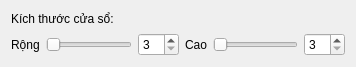
<ui version="4.0">
 <class>AveragingWidget</class>
 <widget class="QWidget" name="AveragingWidget">
  <property name="geometry">
   <rect>
    <x>0</x>
    <y>0</y>
    <width>356</width>
    <height>67</height>
   </rect>
  </property>
  <property name="windowTitle">
   <string>AveragingWidget</string>
  </property>
  <layout class="QGridLayout" name="gridLayout">
   <item row="1" column="1">
    <widget class="QSlider" name="rowSlr">
     <property name="orientation">
      <enum>Qt::Horizontal</enum>
     </property>
    </widget>
   </item>
   <item row="1" column="2">
    <widget class="QSpinBox" name="rowSbx">
     <property name="minimum">
      <number>3</number>
     </property>
     <property name="maximum">
      <number>15</number>
     </property>
     <property name="singleStep">
      <number>2</number>
     </property>
    </widget>
   </item>
   <item row="1" column="4">
    <widget class="QSlider" name="colSlr">
     <property name="orientation">
      <enum>Qt::Horizontal</enum>
     </property>
    </widget>
   </item>
   <item row="1" column="5">
    <widget class="QSpinBox" name="colSbx">
     <property name="minimum">
      <number>3</number>
     </property>
     <property name="maximum">
      <number>15</number>
     </property>
     <property name="singleStep">
      <number>2</number>
     </property>
    </widget>
   </item>
   <item row="1" column="3">
    <widget class="QLabel" name="label_2">
     <property name="text">
      <string>Cao</string>
     </property>
    </widget>
   </item>
   <item row="1" column="0">
    <widget class="QLabel" name="label">
     <property name="text">
      <string>Rộng</string>
     </property>
    </widget>
   </item>
   <item row="0" column="0" colspan="6">
    <widget class="QLabel" name="label_3">
     <property name="text">
      <string>Kích thước cửa sổ:</string>
     </property>
    </widget>
   </item>
  </layout>
 </widget>
 <layoutdefault spacing="6" margin="11"/>
 <resources/>
 <connections>
  <connection>
   <sender>rowSlr</sender>
   <signal>valueChanged(int)</signal>
   <receiver>rowSbx</receiver>
   <slot>setValue(int)</slot>
   <hints>
    <hint type="sourcelabel">
     <x>133</x>
     <y>79</y>
    </hint>
    <hint type="destinationlabel">
     <x>176</x>
     <y>79</y>
    </hint>
   </hints>
  </connection>
  <connection>
   <sender>colSlr</sender>
   <signal>valueChanged(int)</signal>
   <receiver>colSbx</receiver>
   <slot>setValue(int)</slot>
   <hints>
    <hint type="sourcelabel">
     <x>304</x>
     <y>79</y>
    </hint>
    <hint type="destinationlabel">
     <x>351</x>
     <y>78</y>
    </hint>
   </hints>
  </connection>
  <connection>
   <sender>rowSbx</sender>
   <signal>valueChanged(int)</signal>
   <receiver>rowSlr</receiver>
   <slot>setValue(int)</slot>
   <hints>
    <hint type="sourcelabel">
     <x>165</x>
     <y>79</y>
    </hint>
    <hint type="destinationlabel">
     <x>133</x>
     <y>79</y>
    </hint>
   </hints>
  </connection>
  <connection>
   <sender>colSbx</sender>
   <signal>valueChanged(int)</signal>
   <receiver>colSlr</receiver>
   <slot>setValue(int)</slot>
   <hints>
    <hint type="sourcelabel">
     <x>336</x>
     <y>79</y>
    </hint>
    <hint type="destinationlabel">
     <x>304</x>
     <y>79</y>
    </hint>
   </hints>
  </connection>
 </connections>
</ui>
